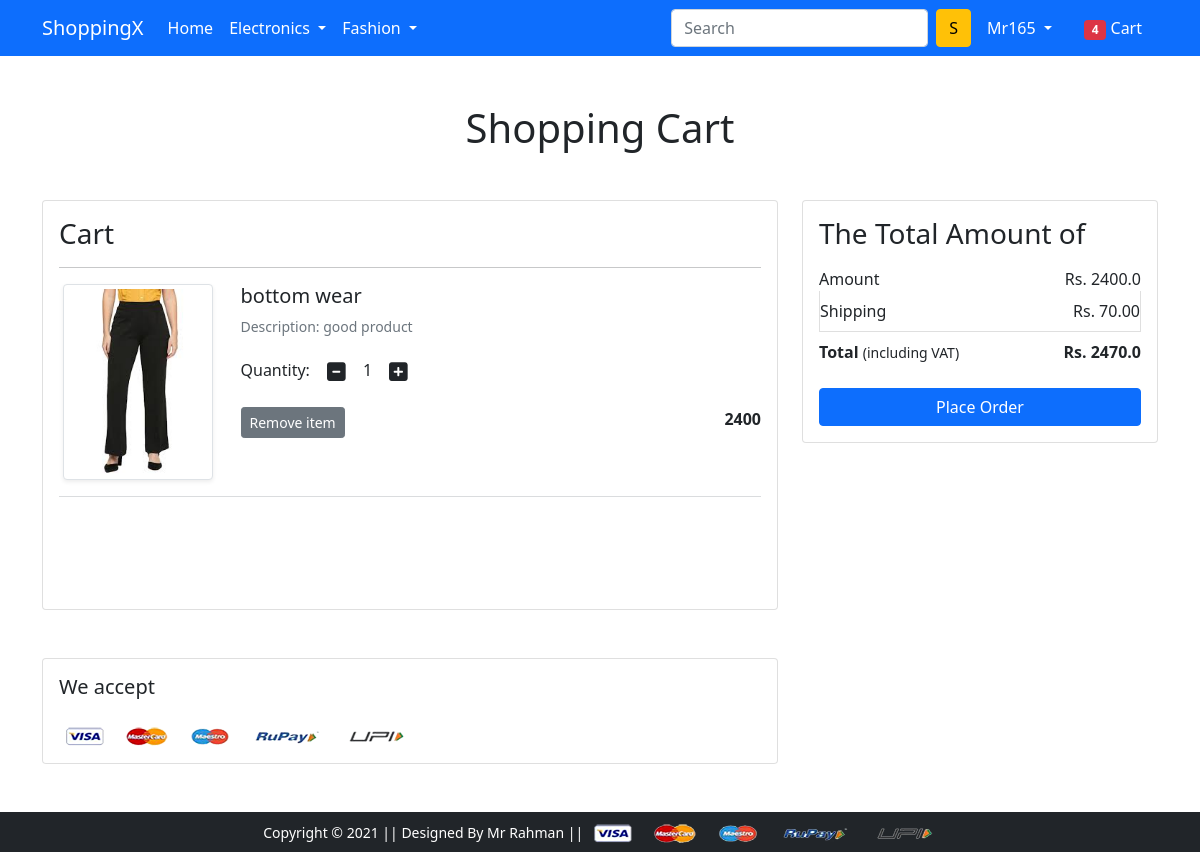
The page /show_cart/ (signed in) on the database as committed earlier.
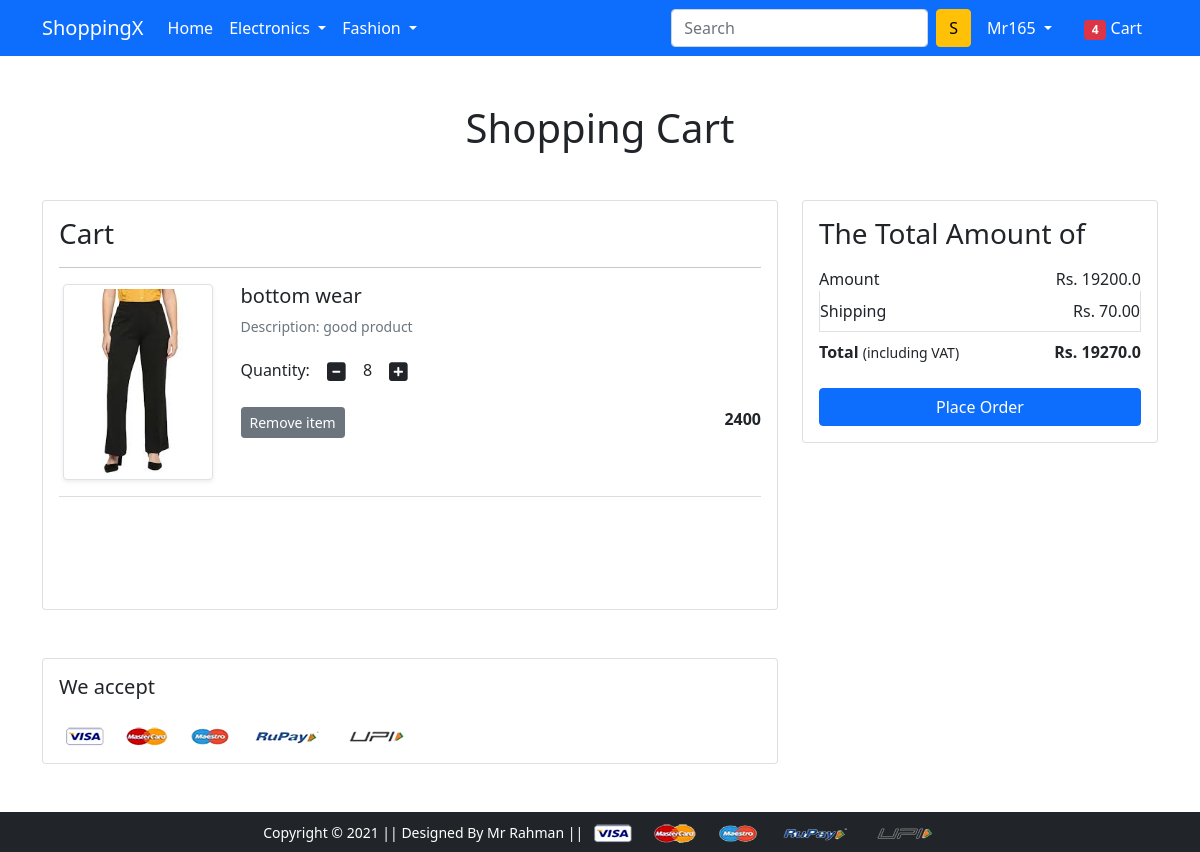
The same page on the database as committed later.
### app/models.py (models this page shows, shortened)
class Cart(models.Model):
    user = models.ForeignKey(User,on_delete=models.CASCADE)
    product = models.ForeignKey(Product,on_delete=models.CASCADE)
    quantity = models.PositiveIntegerField(default=1)
    def __str__(self):
        return str(self.id)

class Product(models.Model):
    title = models.CharField(max_length=64)
    selling_price = models.PositiveIntegerField()
    discounted_price = models.PositiveIntegerField()
    description = models.TextField()
    brand = models.CharField(max_length=64)
    category = models.CharField(choices =PRODUCT_CHOICES ,max_length=11)
    product_images=models.ImageField(upload_to='procudtimg')

### app/views.py (the view)
# urls.py: path('show_cart/', views.show_cart, name='show-cart'),
@login_required
def show_cart(request):
    if request.user.is_authenticated:
        user = request.user
        cart = Cart.objects.filter(user=user)
        print(cart)
        amount=0.0
        shiping_amount = 70.0
        cart_product = [p for p in Cart.objects.all() if p.user==user]
        print(cart_product)
        if cart_product:
            for p in cart_product:
                tempamount=(p.quantity * p.product.discounted_price)
                amount+=tempamount
            totalamount=amount+shiping_amount
            return render(request,'app/addtocart.html',{'carts':cart,
            'totalamount':totalamount,'amount':amount})
        else:
            return render(request,"app/emptycart.html")

### app/templates/app/addtocart.html (shortened to what this page needs)
{% extends 'app/base.html' %}
{% load static %}
{% block main-content %}
<div class="container my-5">
 <div class="row">
  <h1 class="text-center mb-5">Shopping Cart</h1>
  <div class="col-sm-8">
  <div class="card">
   <div class="card-body">
    <h3>Cart</h3>
    {%for cart in carts%}
     <hr>
    <div class="row">
     <div class="col-sm-3 text-center align-self-center"><img src="{{cart.product.product_images.url}}" alt="" srcset="" class="img-fluid img-thumbnail shadow-sm" height="150" width="150"> </div>
     <div class="col-sm-9">
      <div>
       <h5>{{cart.product.title}}</h5>
       <p class="mb-2 text-muted small">Description: {{cart.product.description}}</p>
       <div class="my-3">
        <label for="quantity">Quantity:</label>
        <a class="minus-cart btn" pid="{{cart.product.id}}"><i class="fas fa-minus-square fa-lg"></i></a>
          <span id="quantity">{{cart.quantity}}</span>
        <a class="plus-cart btn" pid="{{cart.product.id}}"><i class="fas fa-plus-square fa-lg"></i></a>
       </div>
       <div class="d-flex justify-content-between">
        <a href="#" class="btn btn-sm btn-secondary mr-3 remove-cart"
        pid="{{cart.product.id}}">Remove item </a>
        <p class="mb-0"><span><strong>{{cart.product.discounted_price}}</strong></span></p>
       </div>
      </div>
     </div>
    </div>
    {%endfor%}
    <hr class="text-muted">
   </div>
   </div>
  </div>
  <div class="col-sm-4">
   <div class="card">
    <div class="card-body">
      <h3>The Total Amount of</h3>
      <ul class="list-group">
       <li class="list-group-item d-flex justify-content-between align-items-center border-0 px-0 pb-0" id="amount">Amount<span>Rs. {{amount}}</span></li>
       <li class="list-group-item d-flex justify-content-between align-items-center px-0" id="shiping_amount">Shipping<span>Rs. 70.00</span></li>
       <li class="list-group-item d-flex justify-content-between align-items-center border-0 px-0 mb-3">
        <div>
           <strong>Total</strong> <small>(including VAT)</small>
         </div>
         <span><strong id="totalamount">Rs. {{totalamount}}</strong></span>
       </li>
      </ul>
      <div class="d-grid"><a href="{% url 'checkout' %}" class="btn btn-primary">Place Order</a></div>
    </div>
   </div>
  </div>
 </div>
</div>
<div class="container">
 <div class="row">
  <div class="col-sm-8">
   <div class="card">
    <div class="card-body">
      <h5 class="mb-4">We accept</h5>
      <img src="{% static 'app/images/payment.png' %}" alt="" class="img-fluid">
    </div>
  </div>
  </div>
 </div>
</div>
{% endblock main-content %}

Rows that differ between the two databases and show on the page:
changed Cart "bottom wear": quantity "1" → "8"
Other text that changed with them:
{{ amount }}: "2400.0" → "19200.0"
{{ totalamount }}: "2470.0" → "19270.0"
